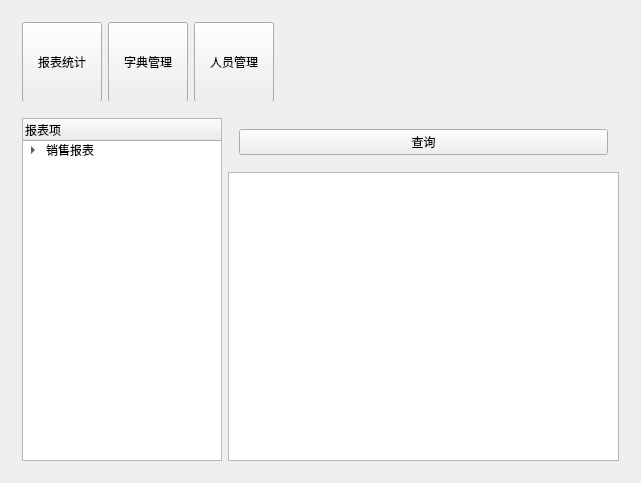
<?xml version="1.0" encoding="UTF-8"?>
<ui version="4.0">
 <class>MainWidget</class>
 <widget class="QWidget" name="MainWidget">
  <property name="geometry">
   <rect>
    <x>0</x>
    <y>0</y>
    <width>641</width>
    <height>483</height>
   </rect>
  </property>
  <property name="windowTitle">
   <string>旗鼓村米线报表管理软件</string>
  </property>
  <layout class="QVBoxLayout" name="verticalLayout" stretch="1,8">
   <item>
    <widget class="QWidget" name="widget" native="true">
     <property name="minimumSize">
      <size>
       <width>0</width>
       <height>90</height>
      </size>
     </property>
     <property name="maximumSize">
      <size>
       <width>16777215</width>
       <height>90</height>
      </size>
     </property>
     <layout class="QHBoxLayout" name="horizontalLayout">
      <item>
       <widget class="QPushButton" name="pushButton_2">
        <property name="minimumSize">
         <size>
          <width>80</width>
          <height>80</height>
         </size>
        </property>
        <property name="maximumSize">
         <size>
          <width>80</width>
          <height>80</height>
         </size>
        </property>
        <property name="text">
         <string>报表统计</string>
        </property>
       </widget>
      </item>
      <item>
       <widget class="QPushButton" name="pushButton_3">
        <property name="minimumSize">
         <size>
          <width>80</width>
          <height>80</height>
         </size>
        </property>
        <property name="maximumSize">
         <size>
          <width>80</width>
          <height>80</height>
         </size>
        </property>
        <property name="text">
         <string>字典管理</string>
        </property>
       </widget>
      </item>
      <item>
       <widget class="QPushButton" name="pushButton_4">
        <property name="minimumSize">
         <size>
          <width>80</width>
          <height>80</height>
         </size>
        </property>
        <property name="maximumSize">
         <size>
          <width>80</width>
          <height>80</height>
         </size>
        </property>
        <property name="text">
         <string>人员管理</string>
        </property>
       </widget>
      </item>
      <item>
       <spacer name="horizontalSpacer">
        <property name="orientation">
         <enum>Qt::Horizontal</enum>
        </property>
        <property name="sizeHint" stdset="0">
         <size>
          <width>40</width>
          <height>20</height>
         </size>
        </property>
       </spacer>
      </item>
     </layout>
    </widget>
   </item>
   <item>
    <widget class="QStackedWidget" name="stackedWidget">
     <property name="currentIndex">
      <number>0</number>
     </property>
     <widget class="QWidget" name="page">
      <layout class="QGridLayout" name="gridLayout">
       <item row="0" column="0" rowspan="2">
        <widget class="QTreeWidget" name="treeWidget">
         <property name="minimumSize">
          <size>
           <width>200</width>
           <height>0</height>
          </size>
         </property>
         <property name="maximumSize">
          <size>
           <width>200</width>
           <height>16777215</height>
          </size>
         </property>
         <column>
          <property name="text">
           <string>报表项</string>
          </property>
         </column>
         <item>
          <property name="text">
           <string>销售报表</string>
          </property>
          <item>
           <property name="text">
            <string>日销售情况总计</string>
           </property>
          </item>
          <item>
           <property name="text">
            <string>日销售情况详细</string>
           </property>
          </item>
          <item>
           <property name="text">
            <string>菜品销售排名</string>
           </property>
          </item>
         </item>
        </widget>
       </item>
       <item row="0" column="1">
        <widget class="QWidget" name="widget_2" native="true">
         <layout class="QGridLayout" name="gridLayout_2">
          <item row="0" column="0">
           <widget class="QPushButton" name="pushButton">
            <property name="text">
             <string>查询</string>
            </property>
           </widget>
          </item>
         </layout>
        </widget>
       </item>
       <item row="1" column="1">
        <widget class="QTableView" name="tableView"/>
       </item>
      </layout>
     </widget>
     <widget class="QWidget" name="page_2"/>
     <widget class="QWidget" name="page_3"/>
    </widget>
   </item>
  </layout>
 </widget>
 <layoutdefault spacing="6" margin="11"/>
 <resources/>
 <connections/>
</ui>
